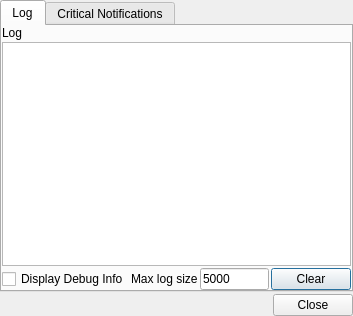
<?xml version="1.0" encoding="UTF-8"?>
<ui version="4.0">
 <class>DialogLog</class>
 <widget class="QDialog" name="DialogLog">
  <property name="geometry">
   <rect>
    <x>0</x>
    <y>0</y>
    <width>353</width>
    <height>316</height>
   </rect>
  </property>
  <property name="windowTitle">
   <string>LOG</string>
  </property>
  <layout class="QVBoxLayout" name="verticalLayout_2">
   <property name="spacing">
    <number>2</number>
   </property>
   <property name="leftMargin">
    <number>0</number>
   </property>
   <property name="topMargin">
    <number>0</number>
   </property>
   <property name="rightMargin">
    <number>0</number>
   </property>
   <property name="bottomMargin">
    <number>0</number>
   </property>
   <item>
    <widget class="QTabWidget" name="tabWidget">
     <property name="currentIndex">
      <number>0</number>
     </property>
     <widget class="QWidget" name="tabLog">
      <attribute name="title">
       <string>Log</string>
      </attribute>
      <layout class="QVBoxLayout" name="verticalLayout_3">
       <property name="spacing">
        <number>2</number>
       </property>
       <property name="leftMargin">
        <number>0</number>
       </property>
       <property name="topMargin">
        <number>0</number>
       </property>
       <property name="rightMargin">
        <number>0</number>
       </property>
       <property name="bottomMargin">
        <number>0</number>
       </property>
       <item>
        <layout class="QVBoxLayout" name="verticalLayout">
         <property name="spacing">
          <number>2</number>
         </property>
         <item>
          <widget class="QLabel" name="label">
           <property name="text">
            <string>Log</string>
           </property>
          </widget>
         </item>
         <item>
          <widget class="QPlainTextEdit" name="plainTextEditLog">
           <property name="toolTip">
            <string>Application and debug log info shows here</string>
           </property>
           <property name="readOnly">
            <bool>true</bool>
           </property>
           <property name="maximumBlockCount">
            <number>5000</number>
           </property>
          </widget>
         </item>
         <item>
          <layout class="QHBoxLayout" name="horizontalLayout_2">
           <item>
            <spacer name="horizontalSpacer_2">
             <property name="orientation">
              <enum>Qt::Horizontal</enum>
             </property>
             <property name="sizeHint" stdset="0">
              <size>
               <width>40</width>
               <height>20</height>
              </size>
             </property>
            </spacer>
           </item>
           <item>
            <widget class="QCheckBox" name="checkBoxDisplayDebugInfo">
             <property name="toolTip">
              <string>Displays indepth debug info</string>
             </property>
             <property name="text">
              <string>Display Debug Info</string>
             </property>
            </widget>
           </item>
           <item>
            <widget class="QLabel" name="label_2">
             <property name="text">
              <string>Max log size</string>
             </property>
            </widget>
           </item>
           <item>
            <widget class="QLineEdit" name="lineEditMaxLogSize">
             <property name="toolTip">
              <string>Log is trimmed to most recent number of lines</string>
             </property>
             <property name="inputMask">
              <string>9999</string>
             </property>
             <property name="text">
              <string>5000</string>
             </property>
            </widget>
           </item>
           <item>
            <widget class="QPushButton" name="pushButtonClearLog">
             <property name="toolTip">
              <string>Clears text</string>
             </property>
             <property name="text">
              <string>Clear</string>
             </property>
            </widget>
           </item>
          </layout>
         </item>
        </layout>
       </item>
      </layout>
     </widget>
     <widget class="QWidget" name="tab_2">
      <attribute name="title">
       <string>Critical Notifications</string>
      </attribute>
      <layout class="QVBoxLayout" name="verticalLayout_4">
       <property name="spacing">
        <number>2</number>
       </property>
       <property name="leftMargin">
        <number>0</number>
       </property>
       <property name="topMargin">
        <number>0</number>
       </property>
       <property name="rightMargin">
        <number>0</number>
       </property>
       <property name="bottomMargin">
        <number>0</number>
       </property>
       <item>
        <widget class="QPlainTextEdit" name="plainTextEditCriticalNotifications"/>
       </item>
       <item>
        <layout class="QHBoxLayout" name="horizontalLayout_3">
         <property name="spacing">
          <number>2</number>
         </property>
         <item>
          <spacer name="horizontalSpacer_3">
           <property name="orientation">
            <enum>Qt::Horizontal</enum>
           </property>
           <property name="sizeHint" stdset="0">
            <size>
             <width>40</width>
             <height>20</height>
            </size>
           </property>
          </spacer>
         </item>
         <item>
          <widget class="QPushButton" name="pushButtonClearNotifications">
           <property name="text">
            <string>Clear</string>
           </property>
          </widget>
         </item>
        </layout>
       </item>
      </layout>
     </widget>
    </widget>
   </item>
   <item>
    <layout class="QHBoxLayout" name="horizontalLayout">
     <item>
      <widget class="QDialogButtonBox" name="buttonBox">
       <property name="orientation">
        <enum>Qt::Horizontal</enum>
       </property>
       <property name="standardButtons">
        <set>QDialogButtonBox::Close</set>
       </property>
      </widget>
     </item>
    </layout>
   </item>
  </layout>
 </widget>
 <resources/>
 <connections>
  <connection>
   <sender>buttonBox</sender>
   <signal>accepted()</signal>
   <receiver>DialogLog</receiver>
   <slot>accept()</slot>
   <hints>
    <hint type="sourcelabel">
     <x>134</x>
     <y>303</y>
    </hint>
    <hint type="destinationlabel">
     <x>157</x>
     <y>274</y>
    </hint>
   </hints>
  </connection>
  <connection>
   <sender>buttonBox</sender>
   <signal>rejected()</signal>
   <receiver>DialogLog</receiver>
   <slot>reject()</slot>
   <hints>
    <hint type="sourcelabel">
     <x>134</x>
     <y>303</y>
    </hint>
    <hint type="destinationlabel">
     <x>286</x>
     <y>274</y>
    </hint>
   </hints>
  </connection>
  <connection>
   <sender>pushButtonClearLog</sender>
   <signal>clicked()</signal>
   <receiver>plainTextEditLog</receiver>
   <slot>clear()</slot>
   <hints>
    <hint type="sourcelabel">
     <x>310</x>
     <y>258</y>
    </hint>
    <hint type="destinationlabel">
     <x>337</x>
     <y>179</y>
    </hint>
   </hints>
  </connection>
  <connection>
   <sender>pushButtonClearNotifications</sender>
   <signal>clicked()</signal>
   <receiver>plainTextEditCriticalNotifications</receiver>
   <slot>clear()</slot>
   <hints>
    <hint type="sourcelabel">
     <x>283</x>
     <y>262</y>
    </hint>
    <hint type="destinationlabel">
     <x>177</x>
     <y>135</y>
    </hint>
   </hints>
  </connection>
 </connections>
</ui>
